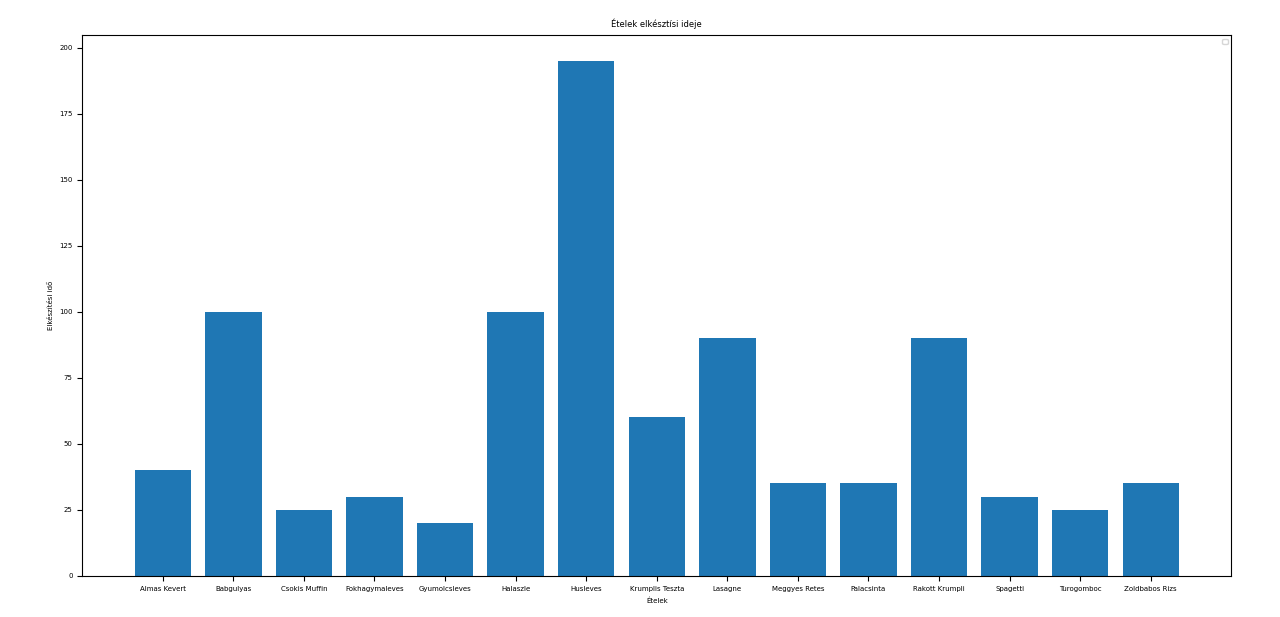

Python code for this plot:
import matplotlib.pyplot as plt
import numpy as np

plt.rcParams['figure.figsize'] = (50,20) 
plt.rcParams.update({'font.size': 5}) 



x = np.array(["Almas Kevert", "Babgulyas", "Csokis Muffin","Fokhagymaleves", "Gyumolcsleves", "Halaszle", "Husleves", "Krumplis Teszta", "Lasagne", "Meggyes Retes", "Palacsinta", "Rakott Krumpli", "Spagetti", "Turogomboc", "Zoldbabos Rizs"])
y = np.array([40, 100, 25, 30, 20, 100, 195, 60, 90, 35, 35, 90, 30, 25, 35])

plt.bar(x,y)
plt.xlabel('Ételek')
plt.ylabel('Elkészítési idő')
plt.title('Ételek elkésztísi ideje')
plt.legend()
plt.show()
